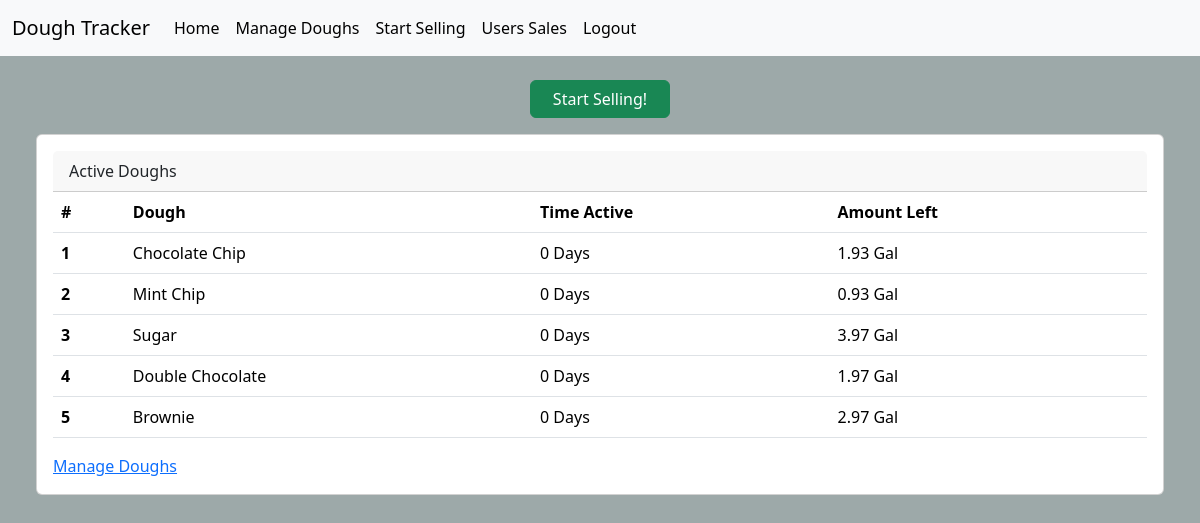
Screenshot of /home (signed in) with the database file from the repository.
### app.py (models this page shows)
class Dough(db.Model):
    id = db.Column(db.Integer, nullable=False, primary_key=True)
    type = db.Column(db.String, nullable=False)
    price_per = db.Column(db.Float, nullable=False)
    qty = db.Column(db.Float, nullable=False)
    date_made = db.Column(db.DateTime, nullable=False)
    active = db.Column(db.Boolean, default=True)

### app.py (the view)
@app.route('/home', methods=['GET'])
def home():
    user = User.query.get(session['user_id'])
    doughs = Dough.query.filter_by(active=True)
    now = datetime.datetime.now()
    return render_template('home.html', user = user, doughs=doughs, now=now)

### templates/home.html (shortened to what this page needs)
{% extends "base.html" %}
{% block body %}
<div class="container-fluid mt-4 px-5">
    <div class="row justify-content-center">
        <a href="{{ url_for('sale') }}" style="width: 140px;" class="btn btn-success">Start Selling!</a>
        <div class="card p-3 m-3">
            <div class="card-header">
                Active Doughs
            </div>
            <table class="table">
                <thead>
                <tr>
                    <th scope="col">#</th>
                    <th scope="col">Dough</th>
                    <th scope="col">Time Active</th>
                    <th scope="col">Amount Left</th>
                </tr>
                </thead>
                <tbody>
                    {% for dough in doughs %}
                        <tr>
                            <th scope="row">{{ loop.index }}</th>
                            <td>{{ dough.type }}</td>
                            <td>{{ (now - dough.date_made).days }} Days</td>
                            <td>{{ dough.qty|round(2, 'floor') }} Gal</td>
                        </tr>
                    {% endfor %}
                </tbody>
            </table>
            <a href="{{ url_for('manage') }}">Manage Doughs</a>
        </div>
    </div>
</div>
{% endblock body %}

### rows the page displays
Dough: type "Chocolate Chip", (now-dough.date_made).days "0", qty "1.93"
Dough: type "Mint Chip", (now-dough.date_made).days "0", qty "0.93"
Dough: type "Sugar", (now-dough.date_made).days "0", qty "3.97"
Dough: type "Double Chocolate", (now-dough.date_made).days "0", qty "1.97"
Dough: type "Brownie", (now-dough.date_made).days "0", qty "2.97"
